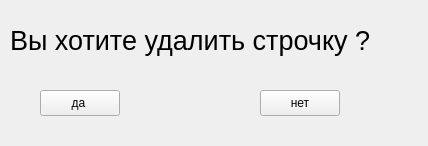
<?xml version="1.0" encoding="UTF-8"?>
<ui version="4.0">
 <class>Form2</class>
 <widget class="QWidget" name="Form2">
  <property name="geometry">
   <rect>
    <x>0</x>
    <y>0</y>
    <width>428</width>
    <height>146</height>
   </rect>
  </property>
  <property name="windowTitle">
   <string>Удаление данных в накладных</string>
  </property>
  <widget class="QPushButton" name="pushButton_invoice_yes">
   <property name="geometry">
    <rect>
     <x>40</x>
     <y>90</y>
     <width>80</width>
     <height>26</height>
    </rect>
   </property>
   <property name="text">
    <string>да </string>
   </property>
  </widget>
  <widget class="QPushButton" name="pushButton_invoice_cansel">
   <property name="geometry">
    <rect>
     <x>260</x>
     <y>90</y>
     <width>80</width>
     <height>26</height>
    </rect>
   </property>
   <property name="text">
    <string>нет</string>
   </property>
  </widget>
  <widget class="QLabel" name="label_invoice">
   <property name="geometry">
    <rect>
     <x>10</x>
     <y>20</y>
     <width>381</width>
     <height>41</height>
    </rect>
   </property>
   <property name="font">
    <font>
     <pointsize>20</pointsize>
    </font>
   </property>
   <property name="text">
    <string>Вы хотите удалить строчку ?</string>
   </property>
  </widget>
 </widget>
 <resources/>
 <connections/>
</ui>
